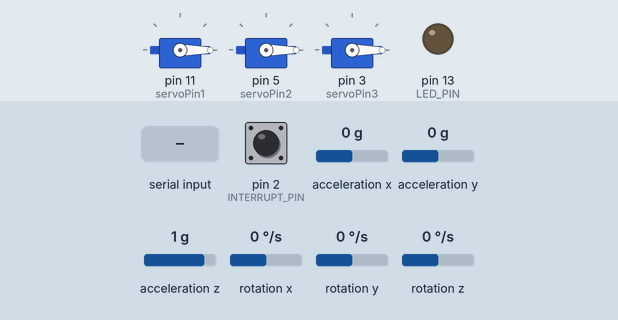
Simulated run of this sketch. Board: Arduino Leonardo, built with avr-gcc and run on an emulated ATmega32U4. Parts: 3 × servo, output pins drawn as LEDs (lit = HIGH). Dashed ring = blinking. The inputs (shaded band) are chosen by the test bench; at power-on: acceleration x 0 g, rotation z 0 °/s, acceleration y 0 g, acceleration z 1 g, pin 2 (INTERRUPT_PIN) LOW, rotation x 0 °/s, rotation y 0 °/s. The sensor or clock chip raises its interrupt line as the real part does; what the sketch prints to the serial monitor is not drawn.

Above: at 0.8 s.
0.9 s: "1\n" received over Serial
At 2.5 s:
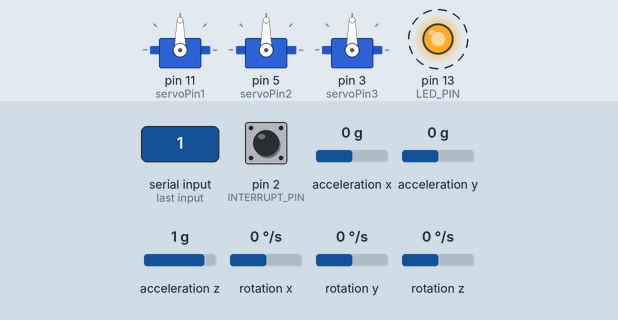
3.9 s: acceleration x set to -1.4 g
At 5.3 s:
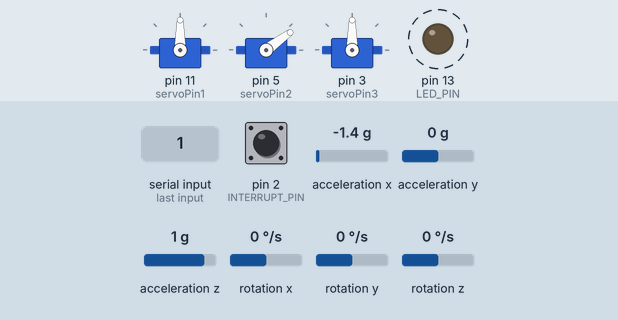
6.9 s: rotation z set to -192 °/s
At 7.7 s:
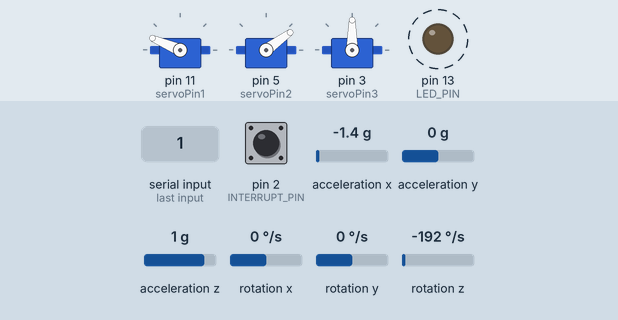
9.9 s: acceleration y set to -1.4 g
At 10.16 s:
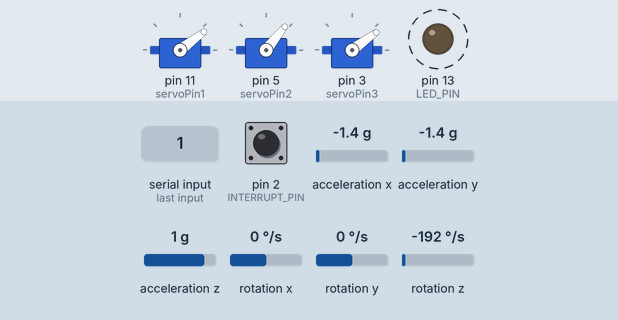
12.9 s: acceleration z set to -1.4 g
At 13.27 s:
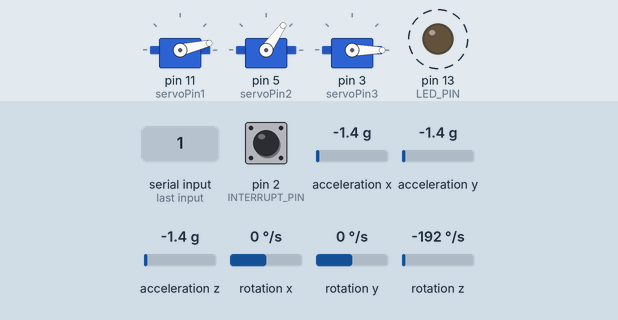
15.9 s: acceleration x set to -0.8 g
At 23.89 s:
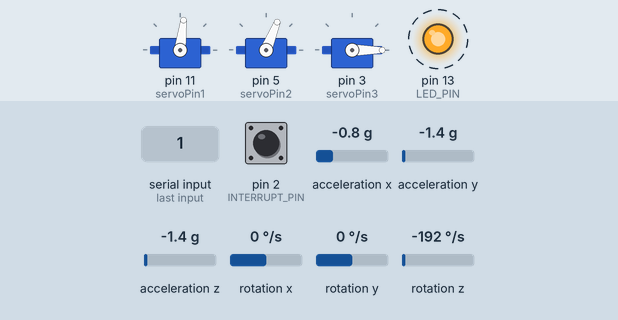
Timing chart, 0 to 36.4 s (numbered marks = the images above; inputs shaded):
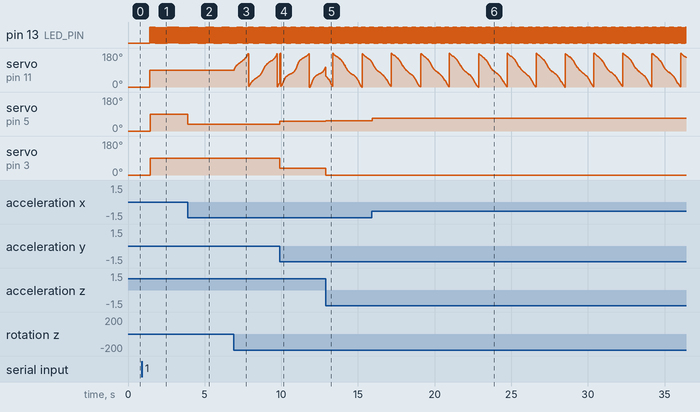

Measured:
- after the input at 0.9 s, pin 13 (LED_PIN): alternates HIGH for 0.02 s and LOW for 0.02 s, starting after 0.53 s; servo on pin 11 (servoPin1): 0° → 90° after 0.53 s; servo on pin 5 (servoPin2), servo on pin 3 (servoPin3): 0° → 90° after 0.54 s
- after the input at 3.9 s, servo on pin 5 (servoPin2): 90° → 36° at once
- after the input at 6.9 s, servo on pin 11 (servoPin1): ramps from 1° to 176° and jumps back, once every 1.9 s
- after the input at 9.9 s, servo on pin 5 (servoPin2): 36° → 51° at once; servo on pin 3 (servoPin3): 90° → 36° at once
- after the input at 12.9 s, servo on pin 5 (servoPin2): 51° → 55° at once; servo on pin 3 (servoPin3): 36° → 0° at once
- after the input at 15.9 s, servo on pin 5 (servoPin2): 55° → 68° at once

The sketch:

A_Harjoitus10.ino
```cpp
#include <Servo.h>

// I2C device class (I2Cdev) demonstration Arduino sketch for MPU6050 class using DMP (MotionApps v2.0)
// 6/21/2012 by Jeff Rowberg <jeff@rowberg.net>
// Updates should (hopefully) always be available at https://github.com/jrowberg/i2cdevlib
//
// Changelog:
// 2013-05-08 - added seamless Fastwire support
// - added note about gyro calibration
// 2012-06-21 - added note about Arduino 1.0.1 + Leonardo compatibility error
// 2012-06-20 - improved FIFO overflow handling and simplified read process
// 2012-06-19 - completely rearranged DMP initialization code and simplification
// 2012-06-13 - pull gyro and accel data from FIFO packet instead of reading directly
// 2012-06-09 - fix broken FIFO read sequence and change interrupt detection to RISING
// 2012-06-05 - add gravity-compensated initial reference frame acceleration output
// - add 3D math helper file to DMP6 example sketch
// - add Euler output and Yaw/Pitch/Roll output formats
// 2012-06-04 - remove accel offset clearing for better results (thanks Sungon Lee)
// 2012-06-01 - fixed gyro sensitivity to be 2000 deg/sec instead of 250
// 2012-05-30 - basic DMP initialization working

/* ============================================
I2Cdev device library code is placed under the MIT license
Copyright (c) 2012 Jeff Rowberg
Permission is hereby granted, free of charge, to any person obtaining a copy
of this software and associated documentation files (the "Software"), to deal
in the Software without restriction, including without limitation the rights
to use, copy, modify, merge, publish, distribute, sublicense, and/or sell
copies of the Software, and to permit persons to whom the Software is
furnished to do so, subject to the following conditions:
The above copyright notice and this permission notice shall be included in
all copies or substantial portions of the Software.
THE SOFTWARE IS PROVIDED "AS IS", WITHOUT WARRANTY OF ANY KIND, EXPRESS OR
IMPLIED, INCLUDING BUT NOT LIMITED TO THE WARRANTIES OF MERCHANTABILITY,
FITNESS FOR A PARTICULAR PURPOSE AND NONINFRINGEMENT. IN NO EVENT SHALL THE
AUTHORS OR COPYRIGHT HOLDERS BE LIABLE FOR ANY CLAIM, DAMAGES OR OTHER
LIABILITY, WHETHER IN AN ACTION OF CONTRACT, TORT OR OTHERWISE, ARISING FROM,
OUT OF OR IN CONNECTION WITH THE SOFTWARE OR THE USE OR OTHER DEALINGS IN
THE SOFTWARE.
===============================================
*/

// I2Cdev and MPU6050 must be installed as libraries, or else the .cpp/.h files
// for both classes must be in the include path of your project
#include "I2Cdev.h"

#include "MPU6050_6Axis_MotionApps20.h"
//#include "MPU6050.h" // not necessary if using MotionApps include file

// Arduino Wire library is required if I2Cdev I2CDEV_ARDUINO_WIRE implementation
// is used in I2Cdev.h
#if I2CDEV_IMPLEMENTATION == I2CDEV_ARDUINO_WIRE
#include "Wire.h"
#endif

// class default I2C address is 0x68
// specific I2C addresses may be passed as a parameter here
// AD0 low = 0x68 (default for SparkFun breakout and InvenSense evaluation board)
// AD0 high = 0x69
MPU6050 mpu;
//MPU6050 mpu(0x69); // <-- use for AD0 high

/* =========================================================================
NOTE: In addition to connection 3.3v, GND, SDA, and SCL, this sketch
depends on the MPU-6050's INT pin being connected to the Arduino's
external interrupt #0 pin. On the Arduino Uno and Mega 2560, this is
digital I/O pin 2.
* ========================================================================= */

/* =========================================================================
NOTE: Arduino v1.0.1 with the Leonardo board generates a compile error
when using Serial.write(buf, len). The Teapot output uses this method.
The solution requires a modification to the Arduino USBAPI.h file, which
is fortunately simple, but annoying. This will be fixed in the next IDE
release. For more info, see these links:
http://arduino.cc/forum/index.php/topic,109987.0.html
http://code.google.com/p/arduino/issues/detail?id=958
* ========================================================================= */


// uncomment "OUTPUT_READABLE_QUATERNION" if you want to see the actual
// quaternion components in a [w, x, y, z] format (not best for parsing
// on a remote host such as Processing or something though)
//#define OUTPUT_READABLE_QUATERNION

// uncomment "OUTPUT_READABLE_EULER" if you want to see Euler angles
// (in degrees) calculated from the quaternions coming from the FIFO.
// Note that Euler angles suffer from gimbal lock (for more info, see
// http://en.wikipedia.org/wiki/Gimbal_lock)
//#define OUTPUT_READABLE_EULER

// uncomment "OUTPUT_READABLE_YAWPITCHROLL" if you want to see the yaw/
// pitch/roll angles (in degrees) calculated from the quaternions coming
// from the FIFO. Note this also requires gravity vector calculations.
// Also note that yaw/pitch/roll angles suffer from gimbal lock (for
// more info, see: http://en.wikipedia.org/wiki/Gimbal_lock)
#define OUTPUT_READABLE_YAWPITCHROLL

// uncomment "OUTPUT_READABLE_REALACCEL" if you want to see acceleration
// components with gravity removed. This acceleration reference frame is
// not compensated for orientation, so +X is always +X according to the
// sensor, just without the effects of gravity. If you want acceleration
// compensated for orientation, us OUTPUT_READABLE_WORLDACCEL instead.
//#define OUTPUT_READABLE_REALACCEL

// uncomment "OUTPUT_READABLE_WORLDACCEL" if you want to see acceleration
// components with gravity removed and adjusted for the world frame of
// reference (yaw is relative to initial orientation, since no magnetometer
// is present in this case). Could be quite handy in some cases.
//#define OUTPUT_READABLE_WORLDACCEL

// uncomment "OUTPUT_TEAPOT" if you want output that matches the
// format used for the InvenSense teapot demo
//#define OUTPUT_TEAPOT


#define INTERRUPT_PIN 2 // use pin 2 on Arduino Uno & most boards
#define LED_PIN 13 // (Arduino is 13, Teensy is 11, Teensy++ is 6)
bool blinkState = false;

// MPU control/status vars
bool dmpReady = false; // set true if DMP init was successful
uint8_t mpuIntStatus; // holds actual interrupt status byte from MPU
uint8_t devStatus; // return status after each device operation (0 = success, !0 = error)
uint16_t packetSize; // expected DMP packet size (default is 42 bytes)
uint16_t fifoCount; // count of all bytes currently in FIFO
uint8_t fifoBuffer[64]; // FIFO storage buffer

// orientation/motion vars
Quaternion q; // [w, x, y, z] quaternion container
VectorInt16 aa; // [x, y, z] accel sensor measurements
VectorInt16 aaReal; // [x, y, z] gravity-free accel sensor measurements
VectorInt16 aaWorld; // [x, y, z] world-frame accel sensor measurements
VectorFloat gravity; // [x, y, z] gravity vector
float euler[3]; // [psi, theta, phi] Euler angle container
float ypr[3]; // [yaw, pitch, roll] yaw/pitch/roll container and gravity vector

// packet structure for InvenSense teapot demo
uint8_t teapotPacket[14] = { '$', 0x02, 0,0, 0,0, 0,0, 0,0, 0x00, 0x00, '\r', '\n' };


// ================================================================
// === INTERRUPT DETECTION ROUTINE ===
// ================================================================

volatile bool mpuInterrupt = false; // indicates whether MPU interrupt pin has gone high
void dmpDataReady() {
mpuInterrupt = true;
}


// ================================================================
// === INITIAL SETUP ===
// ================================================================


int servoPin1 = 11 , servoPin2 = 5 , servoPin3 = 3 ;
Servo servo1, servo2, servo3;

void setup() {

servo1.attach (servoPin1);
servo2.attach (servoPin2);
servo3.attach (servoPin3);

servo1.write ( 0 ); // Init the servo1 angle to 0
servo2.write ( 0 ); // Init the servo2 angle to 0
servo3.write ( 0 ); // Init the servo2 angle to 0


// join I2C bus (I2Cdev library doesn't do this automatically)
#if I2CDEV_IMPLEMENTATION == I2CDEV_ARDUINO_WIRE
Wire.begin();
Wire.setClock(400000); // 400kHz I2C clock. Comment this line if having compilation difficulties
#elif I2CDEV_IMPLEMENTATION == I2CDEV_BUILTIN_FASTWIRE
Fastwire::setup(400, true);
#endif

// initialize serial communication
// (115200 chosen because it is required for Teapot Demo output, but it's
// really up to you depending on your project)
Serial.begin(115200);
while (!Serial); // wait for Leonardo enumeration, others continue immediately

// NOTE: 8MHz or slower host processors, like the Teensy @ 3.3V or Arduino
// Pro Mini running at 3.3V, cannot handle this baud rate reliably due to
// the baud timing being too misaligned with processor ticks. You must use
// 38400 or slower in these cases, or use some kind of external separate
// crystal solution for the UART timer.

// initialize device
Serial.println(F("Initializing I2C devices..."));
mpu.initialize();
pinMode(INTERRUPT_PIN, INPUT);

// verify connection
Serial.println(F("Testing device connections..."));
Serial.println(mpu.testConnection() ? F("MPU6050 connection successful") : F("MPU6050 connection failed"));

// wait for ready
Serial.println(F("\nSend any character to begin DMP programming and demo: "));
while (Serial.available() && Serial.read()); // empty buffer
while (!Serial.available()); // wait for data
while (Serial.available() && Serial.read()); // empty buffer again

// load and configure the DMP
Serial.println(F("Initializing DMP..."));
devStatus = mpu.dmpInitialize();

// supply your own gyro offsets here, scaled for min sensitivity
mpu.setXGyroOffset(220);
mpu.setYGyroOffset(76);
mpu.setZGyroOffset(-85);
mpu.setZAccelOffset(1788); // 1688 factory default for my test chip

// make sure it worked (returns 0 if so)
if (devStatus == 0) {
// turn on the DMP, now that it's ready
Serial.println(F("Enabling DMP..."));
mpu.setDMPEnabled(true);

// enable Arduino interrupt detection
Serial.println(F("Enabling interrupt detection (Arduino external interrupt 0)..."));
attachInterrupt(digitalPinToInterrupt(INTERRUPT_PIN), dmpDataReady, RISING);
mpuIntStatus = mpu.getIntStatus();

// set our DMP Ready flag so the main loop() function knows it's okay to use it
Serial.println(F("DMP ready! Waiting for first interrupt..."));
dmpReady = true;

// get expected DMP packet size for later comparison
packetSize = mpu.dmpGetFIFOPacketSize();
} else {
// ERROR!
// 1 = initial memory load failed
// 2 = DMP configuration updates failed
// (if it's going to break, usually the code will be 1)
Serial.print(F("DMP Initialization failed (code "));
Serial.print(devStatus);
Serial.println(F(")"));
}

// configure LED for output
pinMode(LED_PIN, OUTPUT);
}


// ================================================================
// === MAIN PROGRAM LOOP ===
// ================================================================

void loop() {
// if programming failed, don't try to do anything
if (!dmpReady) return;

// wait for MPU interrupt or extra packet(s) available
while (!mpuInterrupt && fifoCount < packetSize) {
// other program behavior stuff here
// .
// .
// .
// if you are really paranoid you can frequently test in between other
// stuff to see if mpuInterrupt is true, and if so, "break;" from the
// while() loop to immediately process the MPU data
// .
// .
// .
}

// reset interrupt flag and get INT_STATUS byte
mpuInterrupt = false;
mpuIntStatus = mpu.getIntStatus();

// get current FIFO count
fifoCount = mpu.getFIFOCount();

// check for overflow (this should never happen unless our code is too inefficient)
if ((mpuIntStatus & 0x10) || fifoCount == 1024) {
// reset so we can continue cleanly
mpu.resetFIFO();
Serial.println(F("FIFO overflow!"));

// otherwise, check for DMP data ready interrupt (this should happen frequently)
} else if (mpuIntStatus & 0x02) {
// wait for correct available data length, should be a VERY short wait
while (fifoCount < packetSize) fifoCount = mpu.getFIFOCount();

// read a packet from FIFO
mpu.getFIFOBytes(fifoBuffer, packetSize);

// track FIFO count here in case there is > 1 packet available
// (this lets us immediately read more without waiting for an interrupt)
fifoCount -= packetSize;

#ifdef OUTPUT_READABLE_QUATERNION
// display quaternion values in easy matrix form: w x y z
mpu.dmpGetQuaternion(&q, fifoBuffer);
Serial.print("quat\t");
Serial.print(q.w);
Serial.print("\t");
Serial.print(q.x);
Serial.print("\t");
Serial.print(q.y);
Serial.print("\t");
Serial.println(q.z);
#endif

#ifdef OUTPUT_READABLE_EULER
// display Euler angles in degrees
mpu.dmpGetQuaternion(&q, fifoBuffer);
mpu.dmpGetEuler(euler, &q);
Serial.print("euler\t");
Serial.print(euler[0] * 180/M_PI);
Serial.print("\t");
Serial.print(euler[1] * 180/M_PI);
Serial.print("\t");
Serial.println(euler[2] * 180/M_PI);
#endif

#ifdef OUTPUT_READABLE_YAWPITCHROLL
// display Euler angles in degrees
mpu.dmpGetQuaternion(&q, fifoBuffer);
mpu.dmpGetGravity(&gravity, &q);
mpu.dmpGetYawPitchRoll(ypr, &q, &gravity);
Serial.print("ypr\t");
Serial.print(ypr[0] * 180/M_PI);
Serial.print("\t");
Serial.print(ypr[1] * 180/M_PI);
Serial.print("\t");
Serial.println(ypr[2] * 180/M_PI);
#endif

#ifdef OUTPUT_READABLE_REALACCEL
// display real acceleration, adjusted to remove gravity
mpu.dmpGetQuaternion(&q, fifoBuffer);
mpu.dmpGetAccel(&aa, fifoBuffer);
mpu.dmpGetGravity(&gravity, &q);
mpu.dmpGetLinearAccel(&aaReal, &aa, &gravity);
Serial.print("areal\t");
Serial.print(aaReal.x);
Serial.print("\t");
Serial.print(aaReal.y);
Serial.print("\t");
Serial.println(aaReal.z);
#endif

#ifdef OUTPUT_READABLE_WORLDACCEL
// display initial world-frame acceleration, adjusted to remove gravity
// and rotated based on known orientation from quaternion
mpu.dmpGetQuaternion(&q, fifoBuffer);
mpu.dmpGetAccel(&aa, fifoBuffer);
mpu.dmpGetGravity(&gravity, &q);
mpu.dmpGetLinearAccel(&aaReal, &aa, &gravity);
mpu.dmpGetLinearAccelInWorld(&aaWorld, &aaReal, &q);
Serial.print("aworld\t");
Serial.print(aaWorld.x);
Serial.print("\t");
Serial.print(aaWorld.y);
Serial.print("\t");
Serial.println(aaWorld.z);
#endif

#ifdef OUTPUT_TEAPOT
// display quaternion values in InvenSense Teapot demo format:
teapotPacket[2] = fifoBuffer[0];
teapotPacket[3] = fifoBuffer[1];
teapotPacket[4] = fifoBuffer[4];
teapotPacket[5] = fifoBuffer[5];
teapotPacket[6] = fifoBuffer[8];
teapotPacket[7] = fifoBuffer[9];
teapotPacket[8] = fifoBuffer[12];
teapotPacket[9] = fifoBuffer[13];
Serial.write(teapotPacket, 14);
teapotPacket[11]++; // packetCount, loops at 0xFF on purpose
#endif

/////

#ifdef OUTPUT_READABLE_YAWPITCHROLL

// display Euler angles in degrees

mpu.dmpGetQuaternion (& q, fifoBuffer);
mpu.dmpGetGravity (& gravity, & q);
mpu.dmpGetYawPitchRoll (ypr, & q, & gravity);

Serial.print ( "ypr \ t" );
Serial.print (ypr [ 0 ] * 180 / M_PI);
servo1.write (map (ypr [ 0 ] * 180 / M_PI, - 180 , 180 , 0 , 180 )); // Control servo1

Serial.print ( "\ t" );
Serial.print (ypr [ 1 ] * 180 / M_PI);
servo2.write (map (ypr [ 1 ] * 180 / M_PI, - 90 , 90 , 0 , 180 )); // Control servo2

Serial.print ( "\ t" );
Serial.println (ypr [ 2 ] * 180 / M_PI);
servo3.write (map (ypr [ 2 ] * 180 / M_PI, - 90 , 90 , 0 , 180 )); // Control servo3

#endif


// blink LED to indicate activity
blinkState = !blinkState;
digitalWrite(LED_PIN, blinkState);
}
}
```
